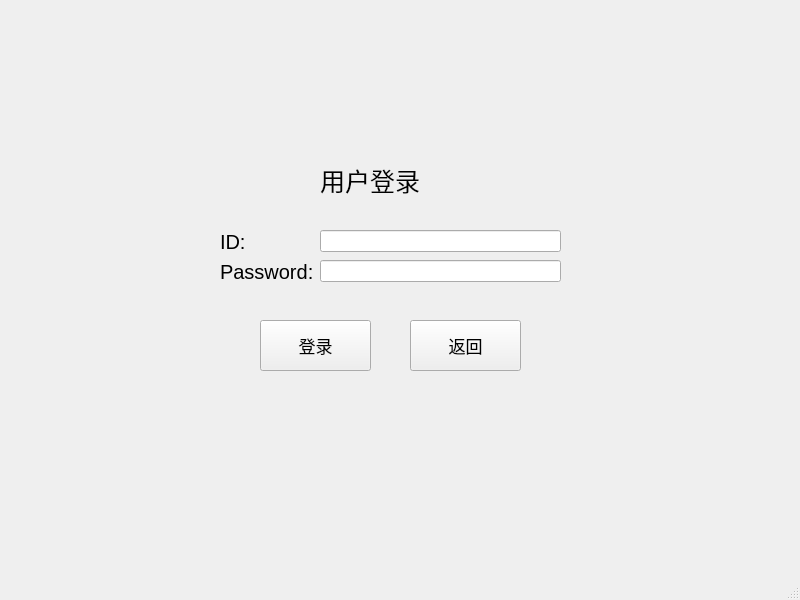
<?xml version="1.0" encoding="UTF-8"?>
<ui version="4.0">
 <class>MainWindow</class>
 <widget class="QMainWindow" name="MainWindow">
  <property name="geometry">
   <rect>
    <x>0</x>
    <y>0</y>
    <width>800</width>
    <height>600</height>
   </rect>
  </property>
  <property name="windowTitle">
   <string>MainWindow</string>
  </property>
  <widget class="QWidget" name="centralwidget">
   <widget class="QLabel" name="label_Title">
    <property name="geometry">
     <rect>
      <x>320</x>
      <y>160</y>
      <width>131</width>
      <height>41</height>
     </rect>
    </property>
    <property name="font">
     <font>
      <pointsize>19</pointsize>
     </font>
    </property>
    <property name="text">
     <string>用户登录</string>
    </property>
   </widget>
   <widget class="QWidget" name="formLayoutWidget">
    <property name="geometry">
     <rect>
      <x>220</x>
      <y>230</y>
      <width>341</width>
      <height>71</height>
     </rect>
    </property>
    <layout class="QFormLayout" name="formLayout">
     <item row="0" column="0">
      <widget class="QLabel" name="label_ID">
       <property name="font">
        <font>
         <pointsize>15</pointsize>
        </font>
       </property>
       <property name="text">
        <string>ID:</string>
       </property>
      </widget>
     </item>
     <item row="1" column="0">
      <widget class="QLabel" name="label_Password">
       <property name="font">
        <font>
         <pointsize>15</pointsize>
        </font>
       </property>
       <property name="text">
        <string>Password:</string>
       </property>
      </widget>
     </item>
     <item row="1" column="1">
      <widget class="QLineEdit" name="lineEdit_Password"/>
     </item>
     <item row="0" column="1">
      <widget class="QLineEdit" name="lineEdit_ID"/>
     </item>
    </layout>
   </widget>
   <widget class="QPushButton" name="pushButton_login">
    <property name="geometry">
     <rect>
      <x>260</x>
      <y>320</y>
      <width>111</width>
      <height>51</height>
     </rect>
    </property>
    <property name="font">
     <font>
      <pointsize>13</pointsize>
     </font>
    </property>
    <property name="text">
     <string>登录</string>
    </property>
   </widget>
   <widget class="QPushButton" name="pushButton_back">
    <property name="geometry">
     <rect>
      <x>410</x>
      <y>320</y>
      <width>111</width>
      <height>51</height>
     </rect>
    </property>
    <property name="font">
     <font>
      <pointsize>13</pointsize>
     </font>
    </property>
    <property name="text">
     <string>返回</string>
    </property>
   </widget>
  </widget>
  <widget class="QMenuBar" name="menubar">
   <property name="geometry">
    <rect>
     <x>0</x>
     <y>0</y>
     <width>800</width>
     <height>26</height>
    </rect>
   </property>
  </widget>
  <widget class="QStatusBar" name="statusbar"/>
 </widget>
 <resources/>
 <connections/>
</ui>
